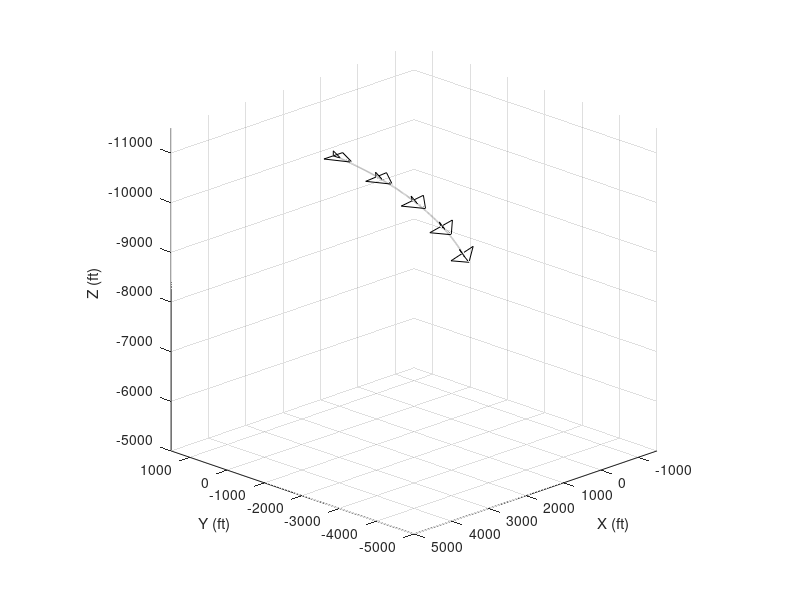

Reproduce this figure in MATLAB.
clear;clc;format short e;
c = 10;xscm = 6.8148;d = 6;h = 2;b = 10;
 r2d = 180/pi; d2r = pi/180; % deg/rad, rad/deg
% Compute Aircraft Motion-Load Data
 p = -30*d2r; q = +10*d2r; r = -20*d2r; % deg/s
 pd = -28*d2r; qd = +12*d2r; rd = +3 *d2r; % deg/s^2
 l = -5000; m = +1500; n = -2300; % ft lbf
 hcm = +24000; % slug ft^2/s

 r2d = 180/pi; d2r = pi/180; % deg/rad, rad/deg
% Compute Aircraft Motion Profile Data
 p_s = +3*d2r; thta_s = +0*d2r; r_s = +3*d2r; % deg/s, deg, deg/s
 u_s = +500; v_s = +30; w_s = +30; % ft/s, ft/s, ft/s
 phi_1 = +0*d2r; thta_1 = +0*d2r; psi_1 = +270*d2r; % deg, deg, deg
 x_1 = +1000; y_1 = +1000; z_1 = -10000; % ft, ft, ft
 t_1 = +0; t_2 = +10; % s, s
% Compute Trajectories
 n = 1001; t = linspace(t_1,t_2,n).';
 phi = NaN(n,1); thta = NaN(n,1); psi = NaN(n,1);
 x = NaN(n,1); y = NaN(n,1); z = NaN(n,1);
 for i = 1:n
 phi(i) = p_s*t(i);
 thta(i) = thta_1 ;
 psi(i) = psi_1 + r_s*t(i);
 c_pt = cos(p_s*t(i)); s_pt = sin(p_s*t(i));
 c_rt = cos(r_s*t(i)); s_rt = sin(r_s*t(i));
 x(i) = x_1 + u_s/r_s*(1-c_rt) + v_s/p_s/2*s_pt*c_pt + w_s/p_s/2*s_pt^2;
 y(i) = y_1 - u_s/r_s*s_rt - v_s/p_s/2*s_pt^2 - w_s/p_s/2*(s_pt*c_pt-p_s*t(i));
 z(i) = z_1 + v_s/p_s *(1-c_pt) + w_s/p_s *s_pt;
 end
 
Psi = [psi(1) psi(250) psi(500) psi(750) psi(1000)];
Theta = [thta(1) thta(250) thta(500) thta(750) thta(1000)];
Phi = [phi(1) phi(250) phi(500) phi(750) phi(1000)];% euler angles
% psi = 270, theta = phi = 0 (deg)
Ct = cos(Theta(1));Cs = cos(Psi(1));Cp = cos(Phi(1));
St = sin(Theta(1));Ss = sin(Psi(1));Sp = sin(Phi(1));
T1 = [Ct*Cs Ct*Ss -St;
    -Cp*Ss+Sp*St*Cs Cp*Cs+Sp*St*Ss Sp*Ct;
    Sp*Ss+Cp*St*Cs -Sp*Cs+Cp*St*Ss Cp*Ct];T2 = T1.';% Body -> Earth axes
% psi = 277.47, theta = 0, phi = 7.47 (deg)
Ct = cos(Theta(2));Cs = cos(Psi(2));Cp = cos(Phi(2));
St = sin(Theta(2));Ss = sin(Psi(2));Sp = sin(Phi(2));
T3 = [Ct*Cs Ct*Ss -St;
    -Cp*Ss+Sp*St*Cs Cp*Cs+Sp*St*Ss Sp*Ct;
    Sp*Ss+Cp*St*Cs -Sp*Cs+Cp*St*Ss Cp*Ct];T4 = T3.';
% psi = 284.97, theta = 0, phi = 14.97 (deg)
Ct = cos(Theta(3));Cs = cos(Psi(3));Cp = cos(Phi(3));
St = sin(Theta(3));Ss = sin(Psi(3));Sp = sin(Phi(3));
T5 = [Ct*Cs Ct*Ss -St;
    -Cp*Ss+Sp*St*Cs Cp*Cs+Sp*St*Ss Sp*Ct;
    Sp*Ss+Cp*St*Cs -Sp*Cs+Cp*St*Ss Cp*Ct];T6 = T5.';
% psi = 292.47, theta = 0, phi = 22.47 (deg)
Ct = cos(Theta(4));Cs = cos(Psi(4));Cp = cos(Phi(4));
St = sin(Theta(4));Ss = sin(Psi(4));Sp = sin(Phi(4));
T7 = [Ct*Cs Ct*Ss -St;
    -Cp*Ss+Sp*St*Cs Cp*Cs+Sp*St*Ss Sp*Ct;
    Sp*Ss+Cp*St*Cs -Sp*Cs+Cp*St*Ss Cp*Ct];T8 = T7.';
% psi = 299.97, theta = 0, phi = 29.97 (deg)
Ct = cos(Theta(5));Cs = cos(Psi(5));Cp = cos(Phi(5));
St = sin(Theta(5));Ss = sin(Psi(5));Sp = sin(Phi(5));
T9 = [Ct*Cs Ct*Ss -St;
    -Cp*Ss+Sp*St*Cs Cp*Cs+Sp*St*Ss Sp*Ct;
    Sp*Ss+Cp*St*Cs -Sp*Cs+Cp*St*Ss Cp*Ct];T10 = T9.';

f = 50; % scaling factor
dx=[x(1) x(250) x(500) x(750) x(1001)];
dy=[y(1) y(250) y(500) y(750) y(1001)];
dz=[z(1) z(250) z(500) z(750) z(1001)]; % x y z position of cm on trajectory

 xlabel('\Phi (deg)'), ylabel('\Theta (deg)'), zlabel('\Psi (deg)')
 figure(1), clf
 plot3(x ,y ,z ,':','Color',[0.5 0.5 0.5],'LineWidth',1.2), hold
 %%%%%%%%%%%%%%%%%%%%%%%%%%%%%%%%%%%%%%%%%%%%%%
 hold('on')
 
x1 = f.*(-c+xscm)*ones(1,6).';
x2 = f.*[-c+xscm xscm xscm xscm -c+xscm xscm-d].';
y1 = f.*(b/2)*[-1 1 -1 0 0 0].';
y2 = f.*(b/2)*[1 0 0 0 0 0].';
z1 = -f.*[0 0 0 0 0 h].';z2=-f.*[0 0 0 0 h 0].';
v11 = [x1(1),y1(1),z1(1)].';
v12 = [x2(1),y2(1),z2(1)].';
v21 = [x1(2),y1(2),z1(2)].';
v22 = [x2(2),y2(2),z2(2)].';
v31 = [x1(3),y1(3),z1(3)].';
v32 = [x2(3),y2(3),z2(3)].';
v41 = [x1(4),y1(4),z1(4)].';
v42 = [x2(4),y2(4),z2(4)].';
v51 = [x1(5),y1(5),z1(5)].';
v52 = [x2(5),y2(5),z2(5)].';
v61 = [x1(6),y1(6),z1(6)].';
v62 = [x2(6),y2(6),z2(6)].';
% first point, t = 0
v111=T2*v11;v112=T2*v12;v121=T2*v21;v122=T2*v22;
v131=T2*v31;v132=T2*v32;v141=T2*v41;v142=T2*v42;
v151=T2*v51;v152=T2*v52;v161=T2*v61;v162=T2*v62;

plot3([v111(1)+dx(1) v112(1)+dx(1)],[v111(2)+dy(1) v112(2)+dy(1)],[v111(3)+dz(1) v112(3)+dz(1)],'-k');
plot3([v121(1)+dx(1) v122(1)+dx(1)],[v121(2)+dy(1) v122(2)+dy(1)],[v121(3)+dz(1) v122(3)+dz(1)],'-k');
plot3([v131(1)+dx(1) v132(1)+dx(1)],[v131(2)+dy(1) v132(2)+dy(1)],[v131(3)+dz(1) v132(3)+dz(1)],'-k');
plot3([v141(1)+dx(1) v142(1)+dx(1)],[v141(2)+dy(1) v142(2)+dy(1)],[v141(3)+dz(1) v142(3)+dz(1)],'-k');
plot3([v151(1)+dx(1) v152(1)+dx(1)],[v151(2)+dy(1) v152(2)+dy(1)],[v151(3)+dz(1) v152(3)+dz(1)],'-k');
plot3([v161(1)+dx(1) v162(1)+dx(1)],[v161(2)+dy(1) v162(2)+dy(1)],[v161(3)+dz(1) v162(3)+dz(1)],'-k');

% second point, t = 2.5
v211=T4*v11;v212=T4*v12;v221=T4*v21;v222=T4*v22;
v231=T4*v31;v232=T4*v32;v241=T4*v41;v242=T4*v42;
v251=T4*v51;v252=T4*v52;v261=T4*v61;v262=T4*v62;

plot3([v211(1)+dx(2) v212(1)+dx(2)],[v211(2)+dy(2) v212(2)+dy(2)],[v211(3)+dz(2) v212(3)+dz(2)],'-k');
plot3([v221(1)+dx(2) v222(1)+dx(2)],[v221(2)+dy(2) v222(2)+dy(2)],[v221(3)+dz(2) v222(3)+dz(2)],'-k');
plot3([v231(1)+dx(2) v232(1)+dx(2)],[v231(2)+dy(2) v232(2)+dy(2)],[v231(3)+dz(2) v232(3)+dz(2)],'-k');
plot3([v241(1)+dx(2) v242(1)+dx(2)],[v241(2)+dy(2) v242(2)+dy(2)],[v241(3)+dz(2) v242(3)+dz(2)],'-k');
plot3([v251(1)+dx(2) v252(1)+dx(2)],[v251(2)+dy(2) v252(2)+dy(2)],[v251(3)+dz(2) v252(3)+dz(2)],'-k');
plot3([v261(1)+dx(2) v262(1)+dx(2)],[v261(2)+dy(2) v262(2)+dy(2)],[v261(3)+dz(2) v262(3)+dz(2)],'-k');

% third point, t = 5
v311=T6*v11;v312=T6*v12;v321=T6*v21;v322=T6*v22;
v331=T6*v31;v332=T6*v32;v341=T6*v41;v342=T6*v42;
v351=T6*v51;v352=T6*v52;v361=T6*v61;v362=T6*v62;

plot3([v311(1)+dx(3) v312(1)+dx(3)],[v311(2)+dy(3) v312(2)+dy(3)],[v311(3)+dz(3) v312(3)+dz(3)],'-k');
plot3([v321(1)+dx(3) v322(1)+dx(3)],[v321(2)+dy(3) v322(2)+dy(3)],[v321(3)+dz(3) v322(3)+dz(3)],'-k');
plot3([v331(1)+dx(3) v332(1)+dx(3)],[v331(2)+dy(3) v332(2)+dy(3)],[v331(3)+dz(3) v332(3)+dz(3)],'-k');
plot3([v341(1)+dx(3) v342(1)+dx(3)],[v341(2)+dy(3) v342(2)+dy(3)],[v341(3)+dz(3) v342(3)+dz(3)],'-k');
plot3([v351(1)+dx(3) v352(1)+dx(3)],[v351(2)+dy(3) v352(2)+dy(3)],[v351(3)+dz(3) v352(3)+dz(3)],'-k');
plot3([v361(1)+dx(3) v362(1)+dx(3)],[v361(2)+dy(3) v362(2)+dy(3)],[v361(3)+dz(3) v362(3)+dz(3)],'-k');

% fourth point, t = 7.5
v411=T8*v11;v412=T8*v12;v421=T8*v21;v422=T8*v22;
v431=T8*v31;v432=T8*v32;v441=T8*v41;v442=T8*v42;
v451=T8*v51;v452=T8*v52;v461=T8*v61;v462=T8*v62;

plot3([v411(1)+dx(4) v412(1)+dx(4)],[v411(2)+dy(4) v412(2)+dy(4)],[v411(3)+dz(4) v412(3)+dz(4)],'-k');
plot3([v421(1)+dx(4) v422(1)+dx(4)],[v421(2)+dy(4) v422(2)+dy(4)],[v421(3)+dz(4) v422(3)+dz(4)],'-k');
plot3([v431(1)+dx(4) v432(1)+dx(4)],[v431(2)+dy(4) v432(2)+dy(4)],[v431(3)+dz(4) v432(3)+dz(4)],'-k');
plot3([v441(1)+dx(4) v442(1)+dx(4)],[v441(2)+dy(4) v442(2)+dy(4)],[v441(3)+dz(4) v442(3)+dz(4)],'-k');
plot3([v451(1)+dx(4) v452(1)+dx(4)],[v451(2)+dy(4) v452(2)+dy(4)],[v451(3)+dz(4) v452(3)+dz(4)],'-k');
plot3([v461(1)+dx(4) v462(1)+dx(4)],[v461(2)+dy(4) v462(2)+dy(4)],[v461(3)+dz(4) v462(3)+dz(4)],'-k');

% fifth point, t = 10
v511=T10*v11;v512=T10*v12;v521=T10*v21;v522=T10*v22;
v531=T10*v31;v532=T10*v32;v541=T10*v41;v542=T10*v42;
v551=T10*v51;v552=T10*v52;v561=T10*v61;v562=T10*v62;

plot3([v511(1)+dx(5) v512(1)+dx(5)],[v511(2)+dy(5) v512(2)+dy(5)],[v511(3)+dz(5) v512(3)+dz(5)],'-k');
plot3([v521(1)+dx(5) v522(1)+dx(5)],[v521(2)+dy(5) v522(2)+dy(5)],[v521(3)+dz(5) v522(3)+dz(5)],'-k');
plot3([v531(1)+dx(5) v532(1)+dx(5)],[v531(2)+dy(5) v532(2)+dy(5)],[v531(3)+dz(5) v532(3)+dz(5)],'-k');
plot3([v541(1)+dx(5) v542(1)+dx(5)],[v541(2)+dy(5) v542(2)+dy(5)],[v541(3)+dz(5) v542(3)+dz(5)],'-k');
plot3([v551(1)+dx(5) v552(1)+dx(5)],[v551(2)+dy(5) v552(2)+dy(5)],[v551(3)+dz(5) v552(3)+dz(5)],'-k');
plot3([v561(1)+dx(5) v562(1)+dx(5)],[v561(2)+dy(5) v562(2)+dy(5)],[v561(3)+dz(5) v562(3)+dz(5)],'-k');

  %%%%%%%%%%%%%%%%%%%%%%%%%%%%%%%%%%%%%%%%%%%%%%
 hold('off')
 a2_id = gca; 
 set(a2_id,'YDir','reverse')
 set(a2_id,'ZDir','reverse')
 aw = [-1500 +5000 -5000 +1500 -11500 -5000]; axis(aw),axis square
 av = [135 20]; view(av)
 grid
 xlabel('X (ft)'), ylabel('Y (ft)'), zlabel('Z (ft)')